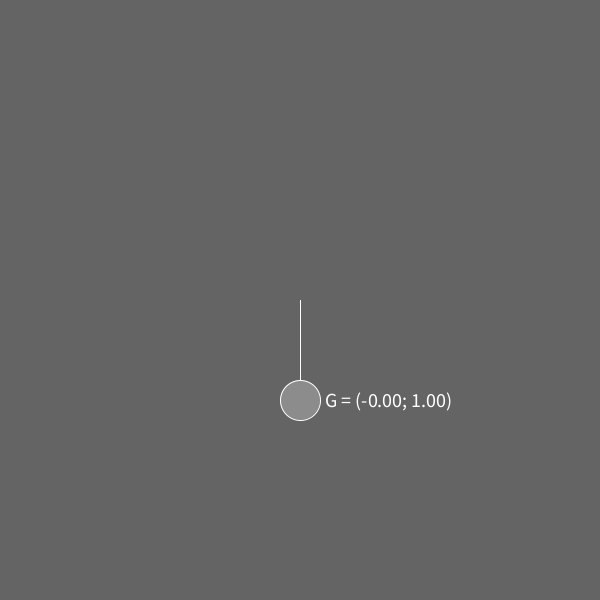
Frame 1 (no input)
Frame 60 (the mouse pressed at the canvas centre just before this capture): identical to frame 1, image omitted
Frame 120 (the mouse held since frame 60 and released just before this capture): identical to frame 1, image omitted

The Processing sketch that drew this single still picture (run headless with seeded random() and noise(); from frame 60 on, the mouse is pressed at the canvas centre):

// Processing sketch: rollercoasters
// ── rollercoasters.pde
float elapsedTime = 0;
ArrayList<trackLine> track = new ArrayList<trackLine>();
String state = "SETUP";
cart player;
circleSelect gSelect;
float G = 350;
void setup() {
  size(600, 600);
  //fullScreen();
  g = new PVector(0,G);
  gSelect = new circleSelect(0,0);
  frameRate(60);
  //track.add(new trackLine(0,0,width/2-200,height/2));
  //track.add(new trackLine(width/2-200,height/2,width/2-100,height/2+100));
  //track.add(new trackLine(width/2-100,height/2+100,width/2,height/2+100));
  //track.add(new trackLine(width/2,height/2+100,width/2+50,height/2));
  //track.add(new trackLine(width/2+50,height/2,width/2-10,height/2-100));
  //track.add(new trackLine(width/2-10,height/2-100,width/2-100,height/2-50));
  //track.add(new trackLine(width/2-100,height/2-50,width/2-150,height/2+100));
  //track.add(new trackLine(width/2-150,height/2+100,width/2+100,height/2+200));
  //track.add(new trackLine(width/2+100,height/2+200,width/2+200,height/2+100));
  //setTrackPortals();
  //player = new cart(track.get(0));
}

void draw() {
  elapsedTime = 1/frameRate;
  switch(state) {
  case "SETUP": 
    stUp(); 
    break;
  case "GAME": 
    game(); 
    break;
  }
}
PVector pMPos;
void stUp() {
  background(100);
  updateSetting();
  if (frameCount % 3 == 0) {
    if (mDown && !sDown) {
      if (pMPos == null) pMPos = new PVector(mouseX, mouseY);
      if (PVector.dist(pMPos, new PVector(mouseX, mouseY)) > 0.5) {
        if (track.isEmpty()) {
          if (pMPos!=null) track.add(new trackLine(pMPos.x, pMPos.y, mouseX, mouseY));
        } else {
          PVector p = track.get(track.size()-1).end;
          if (pMPos!=null) track.add(new trackLine(p.x, p.y, mouseX, mouseY));
        }
      }
    }
  }
  if (!track.isEmpty())
    for (trackLine t : track) {
      t.show();
    }
  pMPos = new PVector(mouseX, mouseY);
}

void game() {
  background(100);
  updateSetting();
  for (trackLine t : track) {
    t.show();
  }
  player.update();
  player.show();
  fill(255);
  textSize(12);
  text("FPS: "+frameRate, 10, 10);
  text("track pieces: "+ track.size(), 10, 25);
}

// ── cart.pde
PVector g;
class cart {
  PVector pos;
  trackLine currentSegment;
  float speed;
  float acc;
  float d = 0;
  float input;
  float m = 1;

  cart(trackLine start) {
    currentSegment = start;
    pos = new PVector(0, 0);
  }

  void update() {
    if (left) input = -1;
    else if (right) input = 1;
    else input = 0;
    physics();
    speed += input;
    speed += m * acc * elapsedTime;
    speed = speed*0.999;
    if(abs(speed)<0.01) speed = 0;
    d += speed * elapsedTime;

    recCheck();

    pos = PVector.lerp(currentSegment.start, currentSegment.end, d/currentSegment.len);
  }

  void recCheck() {
    while (true) {
      if (d<0) {
        if (currentSegment.prev != null) {
          float dif = d;
          currentSegment = currentSegment.prev;
          d = currentSegment.len+dif;
        } else {
          d = 0; 
          speed*=-0.3;
        }
      } else break;
    }
    while (true) {
      if (d>currentSegment.len) {
        if (currentSegment.next != null) {
          float dif = d-currentSegment.len;
          currentSegment = currentSegment.next; 
          d = dif;
        } else { 
          d = currentSegment.len; 
          speed*=-0.3;
        }
      } else break;
    }
  }

  void physics() {
    float a = atan2(currentSegment.start.y-currentSegment.end.y, currentSegment.start.x - currentSegment.end.x);
    if (a>0) {
      stroke(255, 0, 0);
      PVector c = new PVector(cos(a), sin(a));
      acc = -PVector.dot(c, g);
    } else {
      stroke(0, 255, 0);
      PVector c = new PVector(-cos(a), -sin(a));
      acc = PVector.dot(c, g);
    }
    println(acc);
    strokeWeight(1);
    line(pos.x-100, pos.y, pos.x+100, pos.y);
    line(pos.x, pos.y, pos.x+g.x, pos.y+g.y);
    line(pos.x + cos(a)*150, pos.y + sin(a)*150, pos.x - cos(a)*150, pos.y - sin(a)*150);
  }

  void show() {
    fill(255);
    noStroke();
    ellipse(pos.x, pos.y, 10, 10);
    textSize(12);
    text(abs(speed), pos.x, pos.y-10);
  }
}

void setTrackPortals() {
  trackLine t = new trackLine(track.get(track.size()-1).end.x, track.get(track.size()-1).end.y, track.get(0).start.x, track.get(0).start.y);
  t.next = track.get(0);
  track.add(t);
  track.get(0).prev = track.get(track.size()-1);
  for (int i = 0; i<track.size(); i++) {
    int prev = i-1;
    int next = i+1;
    trackLine p = null;
    trackLine n = null;
    if (prev >= 0) p = track.get(prev);
    if (next < track.size()) n = track.get(next);
    if (p!=null) track.get(i).prev = p;
    if (n!=null) track.get(i).next = n;
  }
}

// ── line.pde
class trackLine {
  
  PVector start;
  PVector end;
  float len;
  trackLine prev = null;
  trackLine next = null;
  
  trackLine(float x1, float y1, float x2, float y2) { //please dont fucking put the start and the end in the same position
    start = new PVector(x1, y1);
    end = new PVector(x2, y2);
    len = PVector.dist(start, end);
  }
  
  void show(){
    stroke(255);
    line(start.x, start.y, end.x, end.y);
  }
  
}

// ── rtSettings.pde

class circleSelect{
  float x, y;
  float r = 20;
  //boolean mOver = false;
  circleSelect(float x, float y){
     this.x = x;
     this.y = y;
  }
  boolean mOver(){
     return (PVector.dist(new PVector(mouseX, mouseY), new PVector(x,y)) < r); 
  }
  void show(){
    stroke(255);
    strokeWeight(1);
    fill(mOver()?255:140);
    ellipse(x,y,r*2,r*2);
    textSize(20);
    textAlign(LEFT,CENTER);
    fill(255);
    text("G = ("+nf(g.x/G,1,2)+"; "+nf(g.y/G,1,2)+")",x+25,y);
  }
}

float gSelectA = PI/2;
void updateSetting(){
  if(sDown){
    gSelectA = atan2(mouseY - height/2, mouseX - width/2); 
  }
  gSelect.x = (cos(gSelectA)*100) + width/2;
  gSelect.y = (sin(gSelectA)*100) + height/2;
  g.x = cos(gSelectA)*G;
  g.y = sin(gSelectA)*G;
  stroke(255);
  line(width/2, height/2, gSelect.x, gSelect.y);
  gSelect.show();
}

// ── utilities.pde
boolean left, right;
void keyPressed() {
  if (keyCode == 'd'||keyCode == 'D') {
    right = true;
  }
  if (keyCode == 'a'||keyCode == 'A') {
    left = true;
  }
  if (keyCode == ' ') {
    if (state == "SETUP" && !track.isEmpty()) {
      setTrackPortals();
      player = new cart(track.get(0));
      state = "GAME";
    }
  }
}
void keyReleased() {
  if (keyCode == 'd'||keyCode == 'D') {
    right = false;
  }
  if (keyCode == 'a'||keyCode == 'A') {
    left = false;
  }
}
boolean mDown = false;
boolean sDown = false;
void mousePressed() {
  //if (state == "SETUP") {
  mDown = true;
  if(gSelect.mOver()) sDown = true;
  //  if (pMPos == null) pMPos = new PVector(mouseX, mouseY);
  //  if (PVector.dist(pMPos, new PVector(mouseX, mouseY)) > 1) {
  //    if (track.isEmpty()) {
  //      if (pMPos!=null) track.add(new trackLine(pMPos.x, pMPos.y, mouseX, mouseY));
  //    } else {
  //      PVector p = track.get(track.size()-1).end;
  //      if (pMPos!=null) track.add(new trackLine(p.x, p.y, mouseX, mouseY));
  //    }
  //  }
  //  pMPos = new PVector(mouseX, mouseY);
  //}
}
void mouseReleased() {
  mDown = false;
  sDown = false;
}
